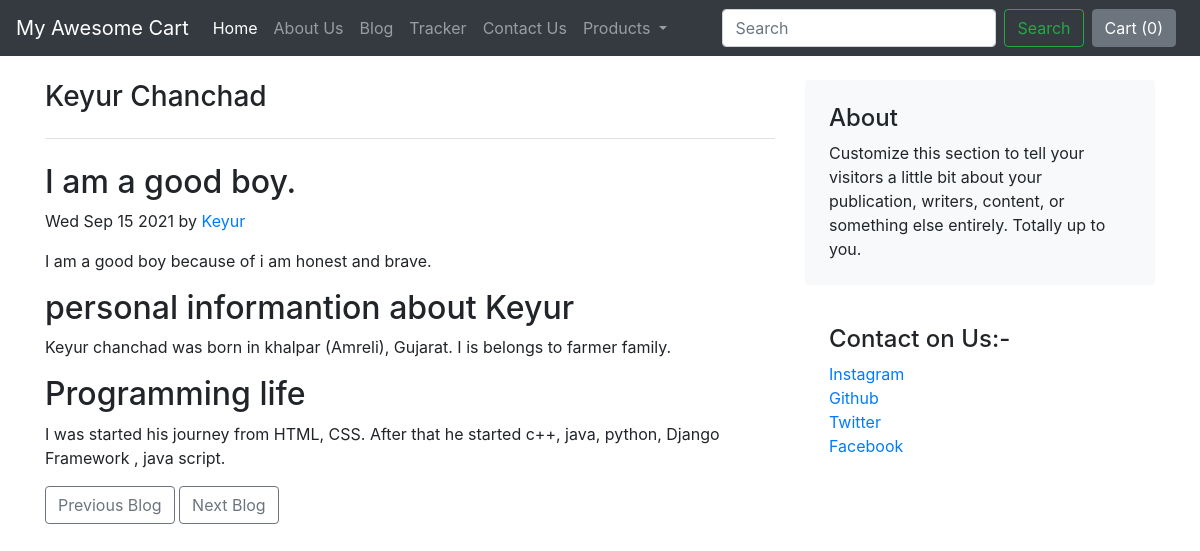
The page /blog/blogpost/1 on the database its author committed.
### blog/models.py (models this page shows, shortened)
class BlogPost(models.Model):
    blogpost_id  = models.AutoField(primary_key = True)
    title = models.CharField(max_length = 200)
    heading1 = models.CharField(max_length=300)
    content1 = models.CharField(max_length=5000)
    heading2 = models.CharField(max_length=300)
    content2 = models.CharField(max_length=5000)
    heading3 = models.CharField(max_length=300)
    content3 = models.CharField(max_length=5000)
    pub_date = models.DateField(default="")
    thumbnail = models.ImageField(upload_to='blog/images', default = "")

### blog/views.py (the view)
# urls.py: path('blogpost/<int:id>', views.blogpost, name="BlogPost"),
def blogpost(request, id):
    post = BlogPost.objects.filter(blogpost_id = id)[0]
    return render(request, 'blog/blogpost.html', {'post' : post})

### blog/templates/blog/blogpost.html (shortened to what this page needs)
{% extends 'blog/base.html' %}
{% block body %}
<div class="container">
    <div class="row g-5 mt-4">
        <div class="col-md-8">
            <h3 class="pb-4 mb-4 fst-italic border-bottom">
                {{post.title}}
            </h3>
            <article class="blog-post">
                <h2 class="blog-post-title">{{post.heading1}}</h2>
                <p class="blog-post-meta"><span id="blogdate"></span> by <a href="#">Keyur</a></p>
                <p>{{post.content1}}</p>
                <h2>{{post.heading2}}</h2>
                <p>{{post.content2}}</p>
            </article>
            <article class="blog-post">
                <h2 class="blog-post-title">{{post.heading3}}</h2>
                <p>{{post.content3}}</p>
            </article>
            <nav class="blog-pagination mb-4" aria-label="Pagination">
                <a class="btn btn-outline-secondary" href="">Previous Blog</a>
                <a class="btn btn-outline-secondary" href=""}>Next Blog</a>
            </nav>
        </div>
        <div class="col-md-4">
            <div class="position-sticky" style="top: 2rem;">
                <div class="p-4 mb-3 bg-light rounded">
                    <h4 class="fst-italic">About</h4>
                    <p class="mb-0">Customize this section to tell your visitors a little bit about your publication,
                        writers, content, or something else entirely. Totally up to you.</p>
                </div>
                <div class="p-4">
                    <h4 class="fst-italic">Contact on Us:-</h4>
                    <ol class="list-unstyled">
                        <li><a href="#">Instagram</a></li>
                        <li><a href="#">Github</a></li>
                        <li><a href="#">Twitter</a></li>
                        <li><a href="#">Facebook</a></li>
                    </ol>
                </div>
            </div>
        </div>
    </div>
</div>
{% endblock %}

### rows shown on the page
BlogPost: title "Keyur Chanchad", heading1 "I am a good boy.", content1 "I am a good boy because of i am honest and brave.", heading2 "personal informantion about Keyur", content2 "Keyur chanchad was born in khalpar (Amreli), Gujarat. I is belongs to farmer family.", heading3 "Programming life", content3 "I was started his journey from HTML, CSS. After that he started c++, java, python, Django Framework , java script."
